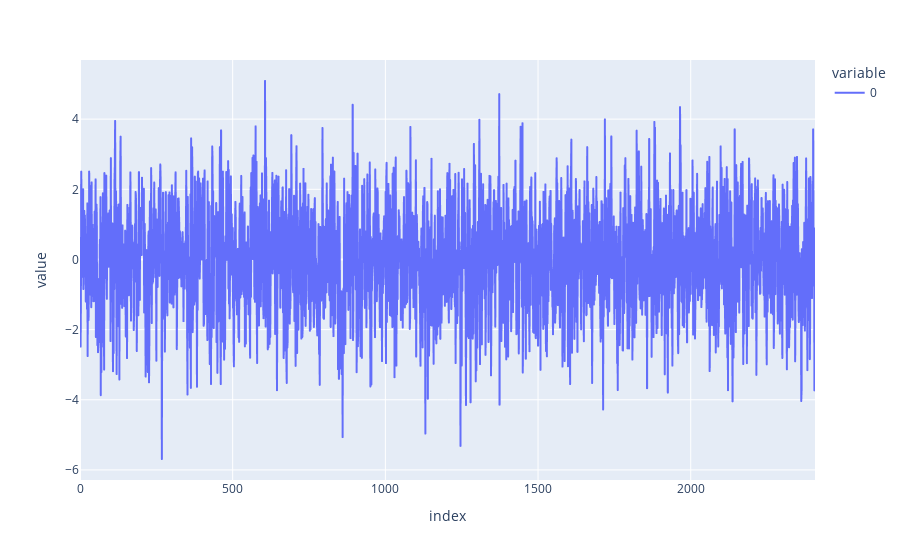

Write notebook code for a chart like this one.
### Code cell
px.line(X_train_bior[3][1])

### Figure 1 — Plotly figure (JSON) as saved in the notebook; plotly's stock layout.template omitted (floating-point values rounded to 4 significant figures; data arrays with more than 128 entries replaced by an {"elided": "..."} marker saying what was removed)
{"data": [{"hovertemplate": "variable=0<br>index=%{x}<br>value=%{y}<extra></extra>", "legendgroup": "0", "line": {"color": "#636efa", "dash": "solid"}, "marker": {"symbol": "circle"}, "mode": "lines", "name": "0", "showlegend": true, "type": "scattergl", "x": {"elided": "2408 int values"}, "xaxis": "x", "y": {"elided": "2408 float values"}, "yaxis": "y"}], "layout": {"legend": {"title": {"text": "variable"}, "tracegroupgap": 0}, "margin": {"t": 60}, "xaxis": {"anchor": "y", "domain": [0, 1], "title": {"text": "index"}}, "yaxis": {"anchor": "x", "domain": [0, 1], "title": {"text": "value"}}}}
